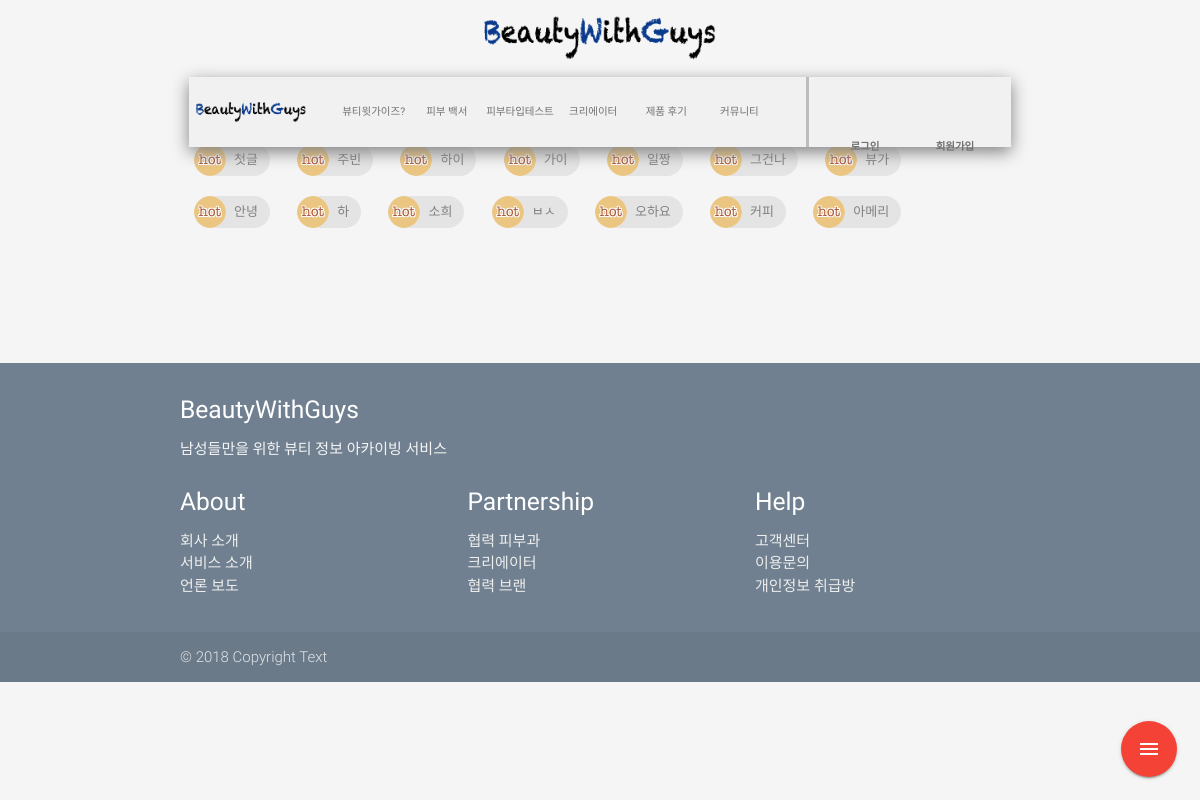
The page /post/tag/ on the database its author committed.
### post/models.py (models this page shows, shortened)
class Tag(models.Model):
    name = models.CharField(max_length=10)

### post/views.py (the view)
# urls.py: path('tag/', views.show_tag, name='show_tag'),
def show_tag(request):
    all_tags = Tag.objects.all()
    ctx = {
        'tag_list': all_tags,
    }
    return render(request, 'post/tags.html', ctx)

### beautiful/context_processors.py (called while the page is built)
def brand(request):
    return {
        'brands': Brand.objects.all(),
    }

def skintype(request):
    return {
        'skin_types': SkinType.objects.all(),
    }

def category(request):
    return{
        'categories': Category.objects.all(),
    }

### post/templates/post/tags.html (shortened to what this page needs)
{% extends 'base.html' %}
{% load static %}
{% block content %}
<p style="color:darkgray;">
{% for tag in tag_list %}
{% if tag.post_set.count > 0 %}
<div class="chip" style="margin-bottom:20px";>
<img src='{% static 'hot_image.gif' %}' alt="Contact Person" width="32px"><a href="{% url 'post:tag_post_list' tag.name %}">{{ tag.name }}</a></div>
{% else %}
<div class="chip" style="margin-bottom:20px";><a href="{% url 'post:tag_post_list' tag.name %}">{{ tag.name }}</a></div>
&nbsp;&nbsp;&nbsp;&nbsp;
{% endif %}
{% endfor %}
    </p>
{% endblock %}

### main/static/css/main_core.css (style rules this page uses)
body { display: flex; min-height: 100vh; flex-direction: column; }

### main/static/css/post_css.css (style rules this page uses)
.chip a { color:gray; }

### rows shown on the page
Tag: name "첫글"
Tag: name "주빈"
Tag: name "하이"
Tag: name "가이"
Tag: name "일짱"
Tag: name "그건나"
Tag: name "뷰가"
Tag: name "안녕"
Tag: name "하"
Tag: name "소희"
Tag: name "ㅂㅅ"
Tag: name "오하요"
Tag: name "커피"
Tag: name "아메리"
